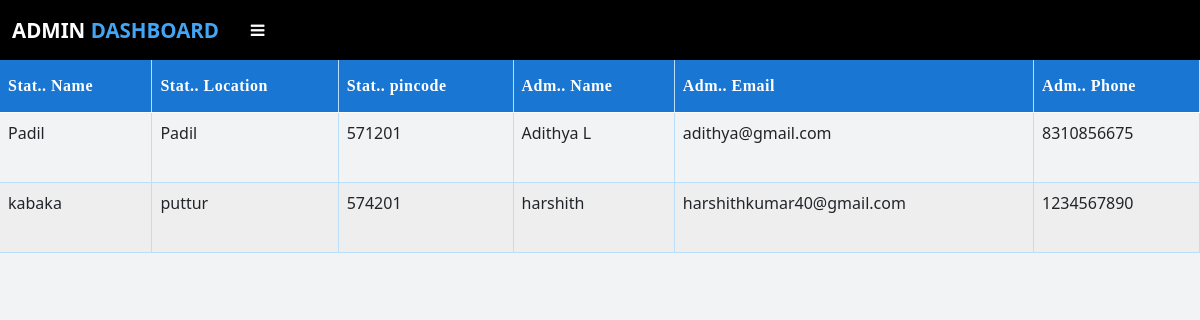
Before: /stationlist (signed in) with the older database file.
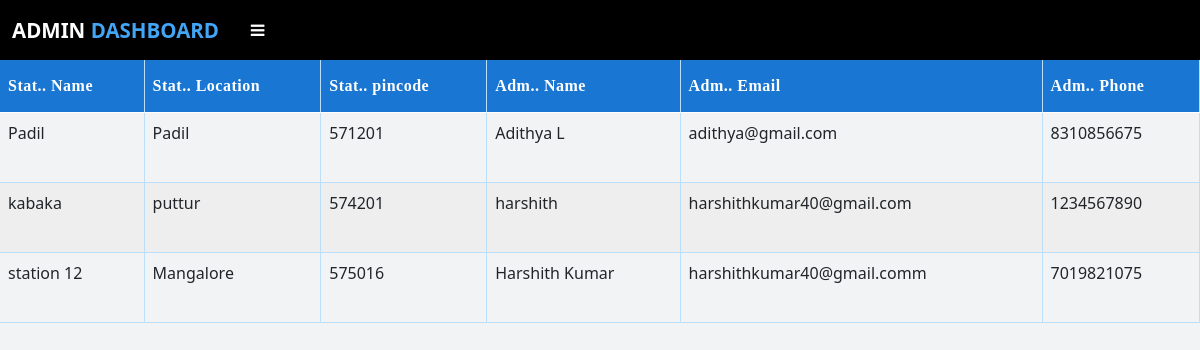
After: the same page with the newer database file.
### app.py (models this page shows, shortened)
class Station(db.Model):
    id = db.Column(db.Integer, primary_key=True)
    station_name = db.Column(db.String(100),nullable=False,unique=True)
    station_location = db.Column(db.String(100),nullable=False)
    station_pincode = db.Column(db.String(15),nullable=False)
    name = db.Column(db.String(100),nullable=False)
    email = db.Column(db.String(100), nullable=False,unique=True)
    phone = db.Column(db.String(11), nullable=False,unique=True)
    password = db.Column(db.String(255),nullable=False)

### app.py (the view)
@app.route("/stationlist")
def stationlist():
    if 'mainadmin' in session:
        data = Station.query.all()
        return render_template('station_list.html',data=data)
    else:
        flash("Session Expired", "error")
        return redirect(url_for('adminlog'))

### templates/station_list.html (shortened to what this page needs)
{% extends "Admin-layout.html" %}
{% block head %} {{ super() }}
{% endblock %}
{% block content %}
<div class="table-responsive">
	<table class="table">
		<thead>
			<tr>
				<th scope="col">Stat.. Name</th>
				<th scope="col">Stat.. Location</th>
				<th scope="col">Stat.. pincode</th>
				<th scope="col">Adm.. Name</th>
				<th scope="col">Adm.. Email</th>
				<th scope="col">Adm.. Phone</th>
			</tr>
		</thead>
		<tbody>
			{% for i in data %}
			<tr>
				<td>{{i.station_name}}</td>
				<td>{{i.station_location}}</td>
				<td>{{i.station_pincode}}</td>
				<td>{{i.name}}</td>
				<td>{{i.email}}</td>
				<td>{{i.phone}}</td>
			</tr>
			{% endfor %}
		</tbody>
	</table>
</div>
{% endblock %}

Changed rows visible on the page:
added Station: station_name "station 12", station_location "Mangalore", station_pincode "575016", name "Harshith Kumar", email "harshithkumar40@gmail.comm", phone "7019821075"
